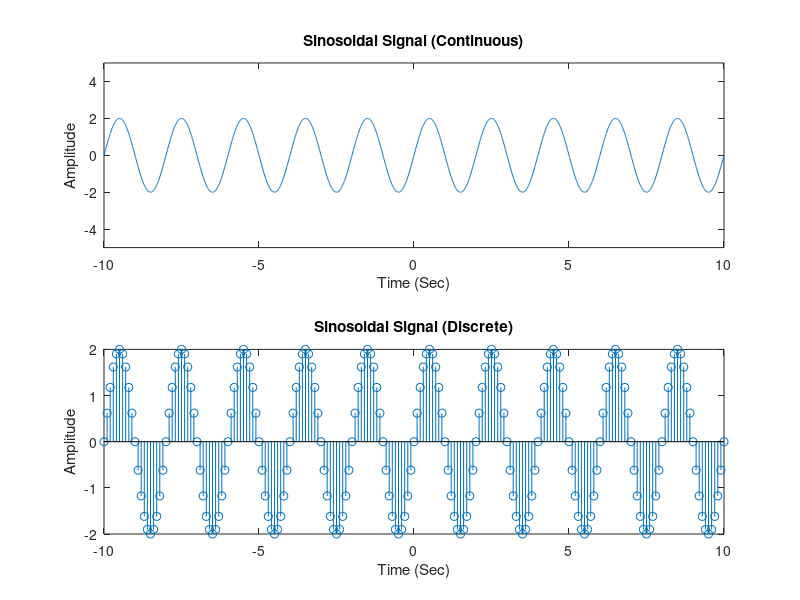

Source code (MATLAB):
%sinusidal function

A = 2;
f = 0.5;
t = -10 : 0.01 : 10;
x = A * sin(2 * pi * f * t);

subplot(211)
plot(t, x)
title('Sinosoidal Signal (Continuous)');
xlabel('Time (Sec)');
ylabel('Amplitude');
axis([-10 10 -5 5])

n = -10 : 0.1 : 10;
y = A * sin(2 * pi * f * n);

subplot(212)
stem(n, y)
title('Sinosoidal Signal (Discrete)');
xlabel('Time (Sec)');
ylabel('Amplitude');
axis([-10 10 -2 2])
